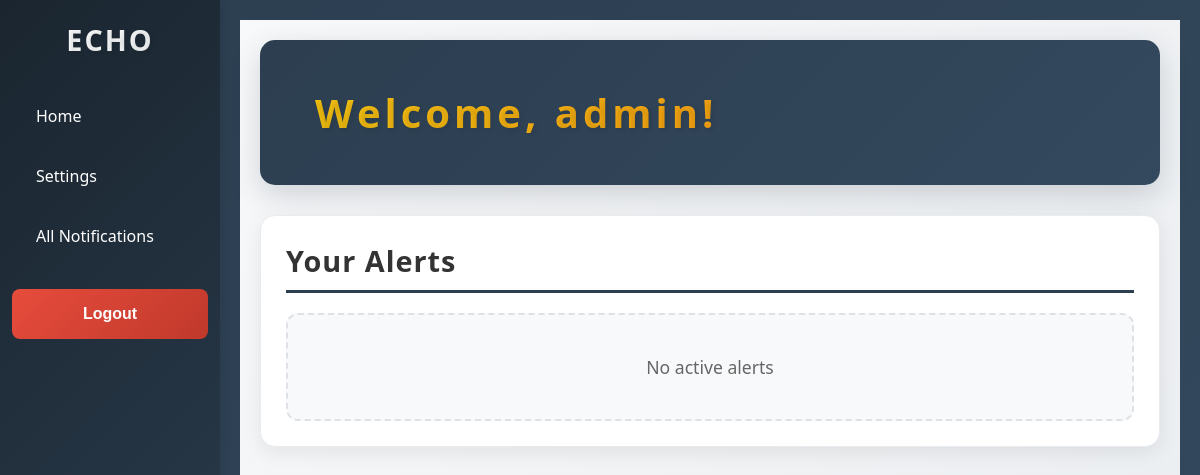
/users/dashboard/ (signed in), run on an earlier commit of the app's database.
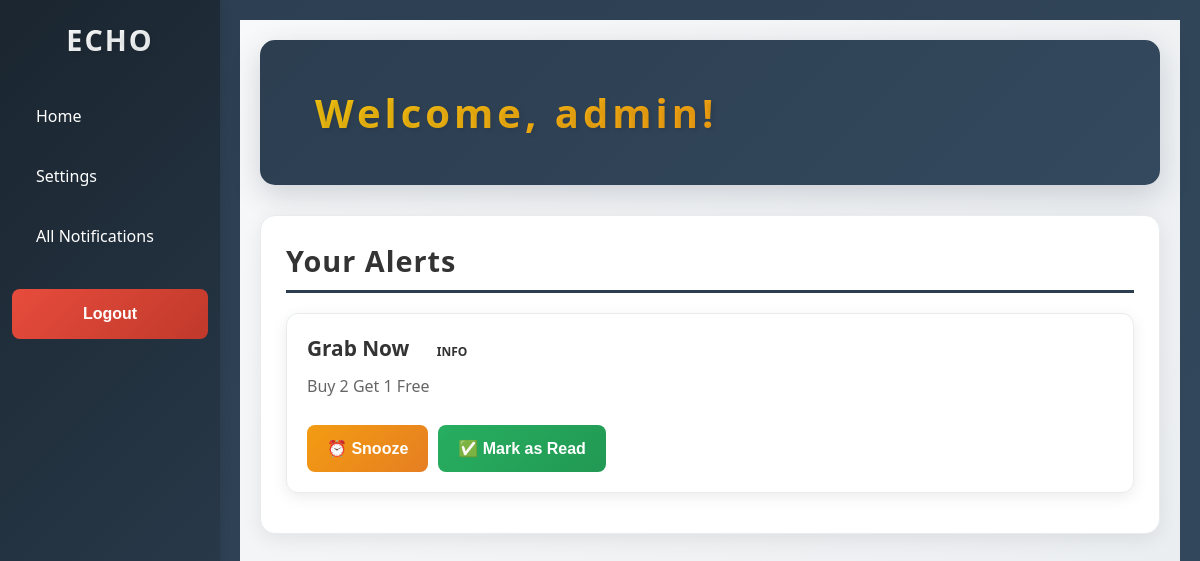
And on a later commit of the database.
### notifications/models.py (models this page shows, shortened)
class Alert(models.Model):
    SEVERITY_CHOICES = [
        ('info', 'Info'),
        ('warning', 'Warning'),
        ('critical', 'Critical')
    ]
    title = models.CharField(max_length=200)
    message = models.TextField()
    severity = models.CharField(max_length=50, choices=SEVERITY_CHOICES)
    start_time = models.DateTimeField()
    expiry_time = models.DateTimeField()
    remainder_freq = models.IntegerField(default=120)
    teams = models.ManyToManyField('users.Team', blank=True)
    users = models.ManyToManyField(settings.AUTH_USER_MODEL, blank=True)
    entire_organization = models.BooleanField(default=False)
    is_active = models.BooleanField(default=True)

### users/views.py (the view)
# urls.py: path('dashboard/', views.dashboard, name='dashboard'),
@login_required
def dashboard(request):
    user = request.user
    now = timezone.now()
    active_alerts = Alert.objects.filter(
        is_active=True,
        start_time__lte=now,
        expiry_time__gte=now
    ).filter(
        Q(entire_organization=True) |
        Q(users=user) |
        Q(teams=user.team)
    ).distinct()
    snoozed_alerts = UserAlertPreference.objects.filter(
        user=user,
        snoozed_until__gt=now
    ).values_list('alert_id', flat=True)
    read_alerts = UserAlertPreference.objects.filter(
        user=user,
        is_read=True
    ).values_list('alert_id', flat=True)
    alerts_to_show = active_alerts.exclude(id__in=list(snoozed_alerts) + list(read_alerts))
    return render(request, 'dashboard.html', {'alerts': alerts_to_show})

### users/templates/dashboard.html (shortened to what this page needs)
{% extends "base.html" %}
{% block content %}
<div class="dashboard-content">
  <div class="dashboard-welcome">
    <h1>Welcome, {{ request.user.username }}!</h1>
  </div>
  <div class="dashboard-section">
    <h2>Your Alerts</h2>
    {% for alert in alerts %}
    <div class="alert-card">
      <h3>
        {{ alert.title }}
        <span class="alert-severity {{ alert.severity|lower }}">
          {{ alert.severity }}
        </span>
      </h3>
      <p>{{ alert.message }}</p>
      <div class="alert-actions">
        <form method="post" action="{% url 'snooze_alert' alert.id %}">
          <button type="submit" class="alert-btn snooze">⏰ Snooze</button>
        </form>
        <form method="post" action="{% url 'mark_alert_as_read' alert.id %}">
          <button type="submit" class="alert-btn mark-read">
            ✅ Mark as Read
          </button>
        </form>
      </div>
    </div>
    {% empty %}
    <div class="no-alerts">
      <p> No active alerts</p>
    </div>
    {% endfor %}
  </div>
</div>
{% endblock %}

What changed in the data, as far as the page shows it:
added Alert: title "Grab Now", severity "INFO", message "Buy 2 Get 1 Free"
Also different on the page:
text no longer shown: "No active alerts"
